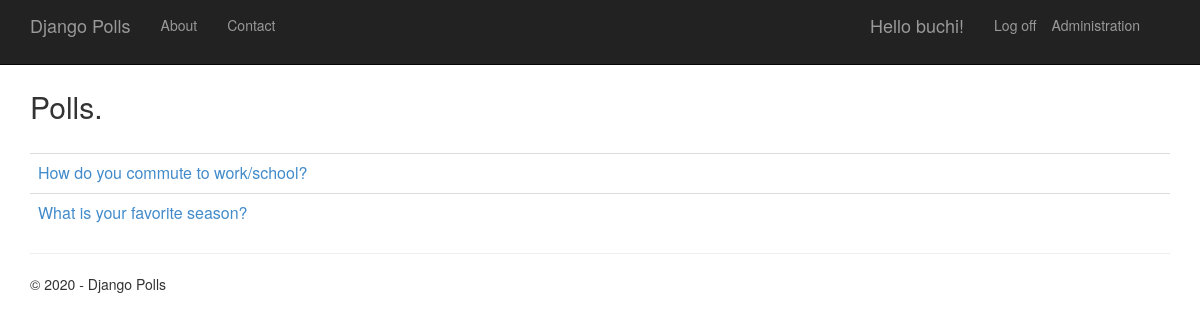
The app's page / (signed in) with its own data.
### app/models.py (models this page shows, shortened)
class Poll(models.Model):
    text = models.CharField(max_length=200)
    pub_date = models.DateTimeField('date published')
    author = models.CharField(max_length=100, blank=True)

### app/views.py (the view)
class PollListView(ListView):
    model = Poll
    def get_context_data(self, **kwargs):
        context = super(PollListView, self).get_context_data(**kwargs)
        context['title'] = 'Polls'
        context['year'] = datetime.now().year
        return context

### app/templates/app/index.html (shortened to what this page needs)
﻿{% extends "app/layout.html" %}
{% block content %}
<h2>Polls.</h2>
<br/>
{% if latest_poll_list %}
<table class="table table-hover">
    <tbody>
        {% for poll in latest_poll_list %}
        <tr>
            <td>
                <a href="{% url 'app:detail' poll.id %}">{{poll.text}}</a>
            </td>
        </tr>
        {% endfor %}
    </tbody>
</table>
{% endif %}
{% endblock %}

### app/templates/app/loginpartial.html (shortened to what this page needs)
﻿<ul class="nav navbar-nav navbar-right">
    <li><a href="/admin">Administration</a></li>
</ul>
{% if user.is_authenticated %}
<form id="logoutForm" action="/logout/" method="post" class="navbar-right">
    <ul class="nav navbar-nav navbar-right">
        <li><span class="navbar-brand">Hello {{ user.username }}!</span></li>
        <li><a href="javascript:document.getElementById('logoutForm').submit()">Log off</a></li>
    </ul>
</form>
{% else %}
<ul class="nav navbar-nav navbar-right">
    <li><a href="{% url 'login' %}">Log in</a></li>
</ul>
{% endif %}

### app/static/app/content/site.css (style rules this page uses)
body { padding-top: 50px; padding-bottom: 20px; }

### records on screen
Poll: text "How do you commute to work/school?"
Poll: text "What is your favorite season?"

### other values on screen
{{ user.username }} "buchi"
{{ year }} "2020"
